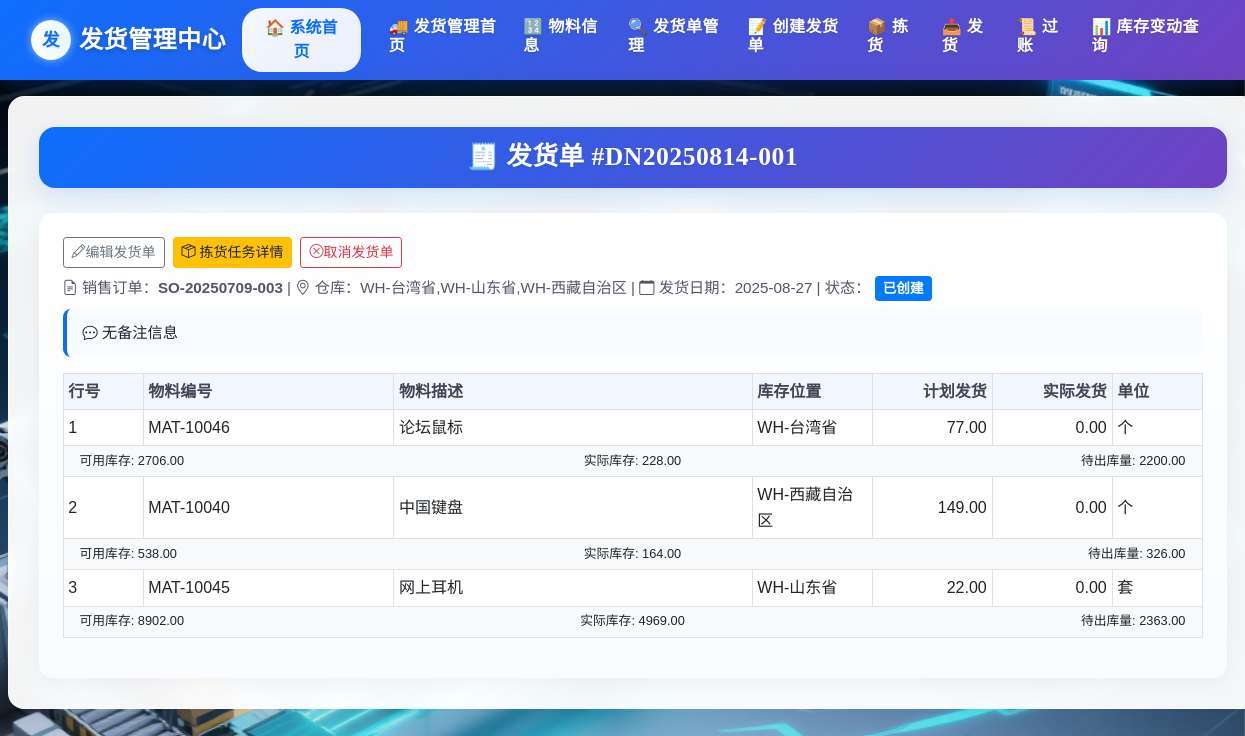
Page /delivery/detail/DN20250814-001 (signed in) on the earlier database version.
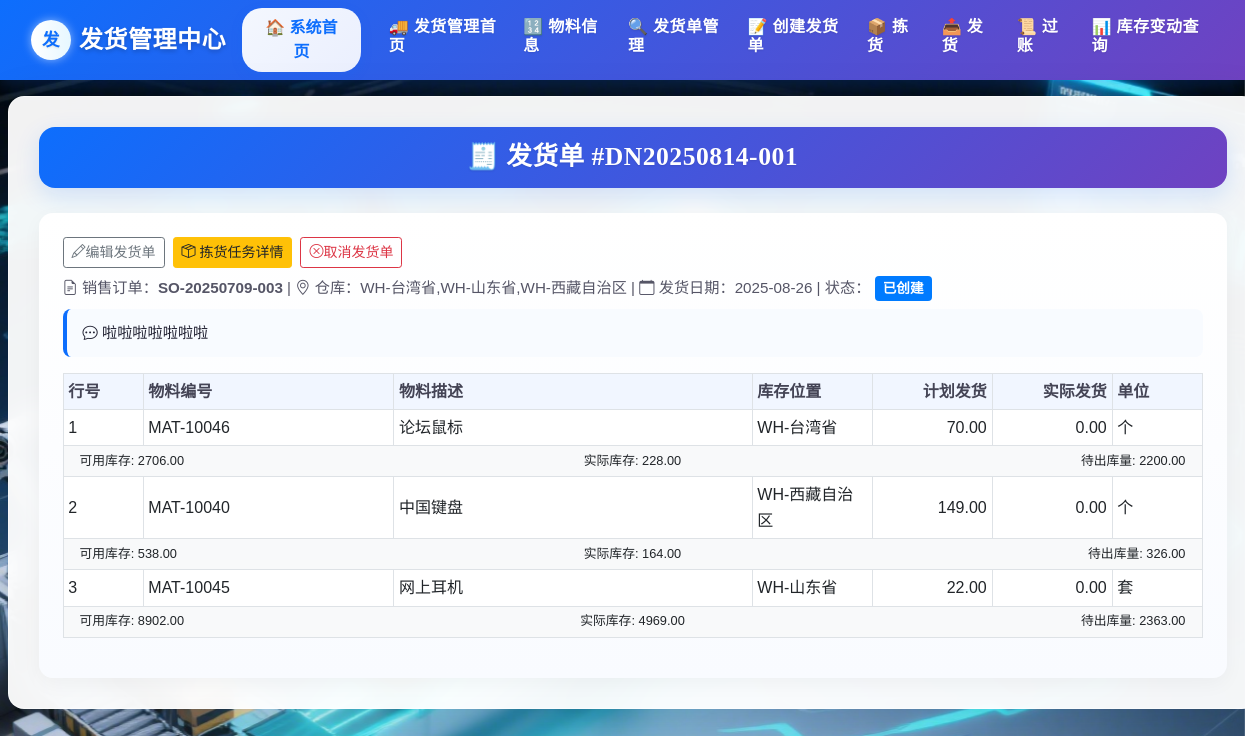
Same page on the later database version.
### delivery/models.py (models this page shows, shortened)
class DeliveryNote(db.Model):
    __tablename__ = 'DeliveryNote'
    delivery_note_id = db.Column(db.String(255), primary_key=True)
    picking_task_id = db.Column(db.String(255), db.ForeignKey('PickingTask.task_id'), nullable=False)
    sales_order_id = db.Column(db.String(255), db.ForeignKey('SalesOrder.sales_order_id'), nullable=False)
    delivery_date = db.Column(db.DateTime, nullable=False)
    warehouse_code = db.Column(db.String(255), nullable=False)
    status = db.Column(db.Enum(
        '已创建',
        '已拣货',
        '已发货',
        '已过账',
        '已取消'
    ), default='已创建', nullable=False)
    posted_by = db.Column(db.String(255))
    posted_at = db.Column(db.DateTime)
    created_by = db.Column(db.String(255))
    remarks = db.Column(db.Text)
    items = db.relationship('DeliveryItem', backref='delivery_note', cascade='all, delete-orphan', lazy=True)
    sales_order = db.relationship('SalesOrder', backref='delivery_notes')
    picking_task = db.relationship('PickingTask', backref='delivery_note')
    VALID_TRANSITIONS = {
    '已创建': ['已拣货', '已取消'],
    '已拣货': ['已发货', '已取消'],
    '已发货': ['已过账'],
    '已过账': [],
    '已取消': []
    }

class DeliveryItem(db.Model):
    __tablename__ = 'DeliveryItem'
    delivery_note_id = db.Column(db.String(255), db.ForeignKey('DeliveryNote.delivery_note_id'), primary_key=True)
    item_no = db.Column(db.Integer, primary_key=True)
    sales_order_item_no = db.Column(db.Integer, nullable=False)
    material_id = db.Column(db.String(255), db.ForeignKey('Inventory.material_id'), nullable=False)
    planned_delivery_quantity = db.Column(db.Numeric(18, 4))
    actual_delivery_quantity = db.Column(db.Numeric(18, 4))
    unit = db.Column(db.String(50))
    material = db.relationship('Inventory')

### delivery/views.py (the view)
@delivery_bp.route('/detail/<delivery_id>')
@login_required
def delivery_detail(delivery_id):
    delivery = DeliveryNote.query.get_or_404(delivery_id)
    return render_template('delivery/delivery_detail.html', delivery=delivery)

### app.py (called while the page is built)
@login_manager.user_loader
def load_user(user_id):
    return User.query.get(user_id)

### templates/delivery/delivery_detail.html (shortened to what this page needs)
{% extends 'delivery/base.html' %}
{% block content %}
<div class="form-title-container">
    <h1 class="form-title">
      🧾 发货单 #{{ delivery.delivery_note_id }}
    </h1>
  </div>
<div class="card-detail">
  <div class="d-flex justify-content-between align-items-center mb-2">
  <div class="btn-toolbar">
      {% if delivery.status == '已创建' %}
        <a href="{{ url_for('delivery.edit_delivery', delivery_id=delivery.delivery_note_id) }}" class="btn btn-outline-secondary btn-sm"><i class="bi bi-pencil"></i>编辑发货单</a>
        <a href="{{ url_for('delivery.picking_task_detail', task_id=delivery.picking_task_id) }}" class="btn btn-warning btn-sm"><i class="bi bi-box-seam"></i> 拣货任务详情</a>
        <a href="{{ url_for('delivery.cancel_delivery', delivery_id=delivery.delivery_note_id) }}" class="btn btn-outline-danger btn-sm"><i class="bi bi-x-circle"></i>取消发货单</a>
      {% elif delivery.status == '已发货' %}
      <a href="{{ url_for('delivery.post_delivery', delivery_id=delivery.delivery_note_id) }}" class="btn btn-success btn-sm">
        <i class="bi bi-check2-circle"></i> 过账
      </a>
      {% endif %}
    </div>
  </div>
  <div class="delivery-meta">
    <span><i class="bi bi-file-earmark-text"></i> 销售订单：<strong>{{ delivery.sales_order_id }}</strong></span> |
    <span><i class="bi bi-geo-alt"></i> 仓库：{{ delivery.warehouse_code }}</span> |
    <span><i class="bi bi-calendar"></i> 发货日期：{{ delivery.delivery_date.strftime('%Y-%m-%d') }}</span> |
    <span>状态：
      {% if delivery.status == '已过账' or delivery.status == '已完成' %}
        <span class="badge bg-success">{{ delivery.status }}</span>
      {% elif delivery.status == '已创建' %}
        <span class="badge bg-primary">已创建</span>
      {% elif delivery.status == '待拣货' %}
        <span class="badge bg-info">待拣货</span>
      {% elif delivery.status == '已拣货' %}
        <span class="badge bg-warning">已拣货</span>
      {% elif delivery.status == '待发货' %}
        <span class="badge bg-info">待发货</span>
      {% elif delivery.status == '已发货' %}
        <span class="badge bg-primary">已发货</span>
      {% elif delivery.status == '已取消' %}
        <span class="badge bg-secondary">已取消</span>
      {% else %}
        <span class="badge bg-secondary">{{ delivery.status }}</span>
      {% endif %}
    </span>
  </div>
  <div class="delivery-remarks">
    <i class="bi bi-chat-dots"></i> {{ delivery.remarks or '无备注信息' }}
  </div>
  <div class="table-responsive">
    <table class="table table-sm table-bordered">
      <thead>
        <tr>
          <th style="width:80px">行号</th>
          <th style="min-width:140px">物料编号</th>
          <th style="min-width:200px">物料描述</th>
          <th style="width:120px">库存位置</th>
          <th style="width:120px" class="text-end">计划发货</th>
          <th style="width:120px" class="text-end">实际发货</th>
          <th style="width:90px">单位</th>
        </tr>
      </thead>
      <tbody>
        {% for l in delivery.items %}
        {% set material = l.material %}
        <tr>
          <td>{{ l.item_no }}</td>
          <td>{{ l.material_id }}</td>
          <td>{{ material.description if material else '' }}</td>
          <td>{{ material.storage_location if material else '未知' }}</td>
          <td class="text-end">{{ "%.2f"|format(l.planned_delivery_quantity or 0) }}</td>
          <td class="text-end">{{ "%.2f"|format(l.actual_delivery_quantity or 0) }}</td>
          <td>{{ material.base_unit if material else l.unit }}</td>
        </tr>
        {% if material %}
        <tr>
          <td colspan="7" style="padding: 0.3rem 1rem; background-color: #f8f9fa;">
            <div class="d-flex justify-content-between">
              <small>可用库存: {{ "%.2f"|format(material.available_stock or 0) }}</small>
              <small>实际库存: {{ "%.2f"|format(material.physical_stock or 0) }}</small>
              <small>待出库量: {{ "%.2f"|format(material.pending_outbound or 0) }}</small>
            </div>
          </td>
        </tr>
        {% endif %}
        {% endfor %}
      </tbody>
    </table>
  </div>
</div>
{% endblock %}

Differences in the rows shown:
changed DeliveryNote "DN20250814-001": delivery_date "2025-08-27" → "2025-08-26"; remarks "无备注信息" → "啦啦啦啦啦啦啦"
changed DeliveryItem "MAT-10046": planned_delivery_quantity "77.00" → "70.00"
